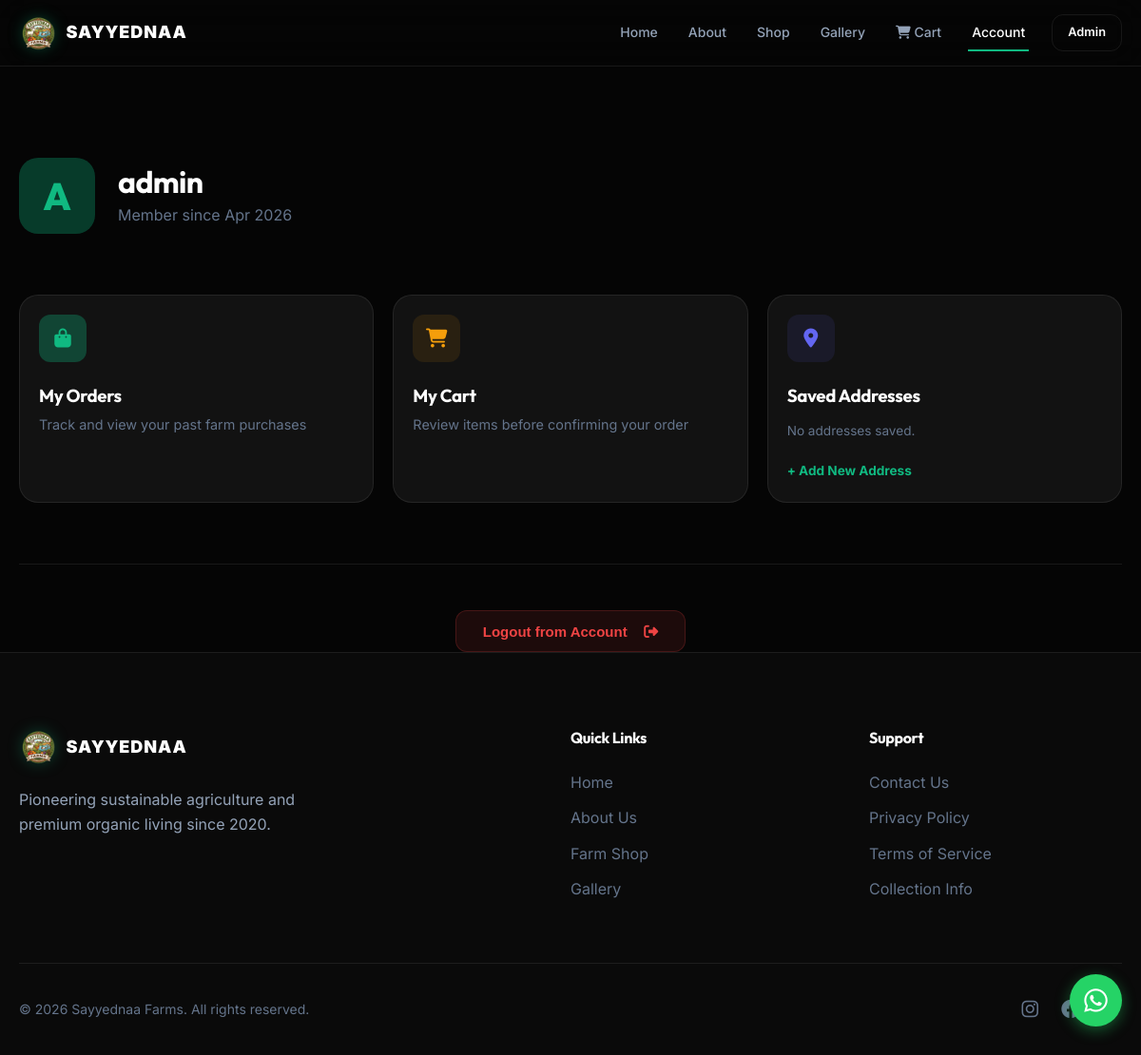
/profile/ (signed in), run on an earlier commit of the app's database.
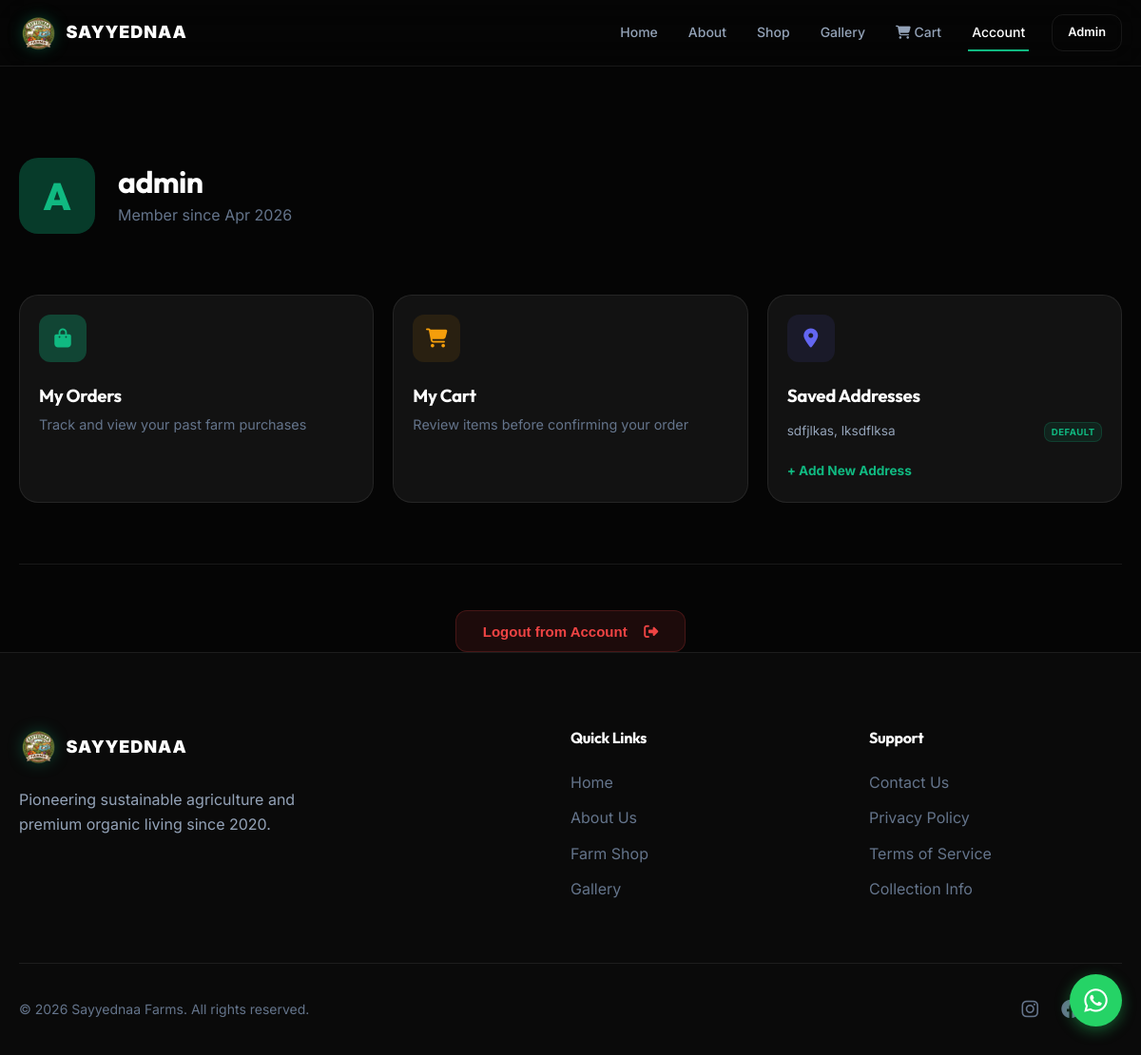
And on a later commit of the database.
### core/models.py (models this page shows, shortened)
class Address(models.Model):
    user = models.ForeignKey(User, on_delete=models.CASCADE, related_name='addresses')
    address_line1 = models.CharField(max_length=255)
    address_line2 = models.CharField(max_length=255, blank=True)
    city = models.CharField(max_length=100)
    state = models.CharField(max_length=100)
    postal_code = models.CharField(max_length=20)
    country = models.CharField(max_length=100, default='India')
    is_default = models.BooleanField(default=False)

### core/views.py (the view)
# urls.py: path('profile/', ProfileView.as_view(), name='profile'),
class ProfileView(LoginRequiredMixin, TemplateView):
    template_name = 'core/profile.html'
    login_url = 'core:login'

### shop/context_processors.py (called while the page is built)
def cart_count(request):
    count = 0
    if 'cart' in request.session:
        cart = request.session.get('cart', {})
        for qty in cart.values():
            count += qty
    return {'cart_count': count}

### templates/core/profile.html (shortened to what this page needs)
{% extends 'base.html' %}
{% block content %}
<section class="container animate-up" style="padding-top: 6rem;">
    <div style="display: flex; flex-direction: column; gap: 2rem; margin-bottom: 4rem;">
        <div style="display: flex; align-items: center; gap: 1.5rem;">
            <div style="width: 80px; height: 80px; border-radius: 20px; background: var(--primary-glow); display: flex; align-items: center; justify-content: center; font-size: 2.5rem; color: var(--primary); font-family: 'Outfit'; font-weight: 800;">
                {{ user.username|slice:":1"|upper }}
            </div>
            <div>
                <h1 style="font-size: 2rem; margin-bottom: 0.25rem;">{{ user.username }}</h1>
                <p style="color: var(--text-muted);">Member since {{ user.date_joined|date:"M Y" }}</p>
            </div>
        </div>
    </div>
    <div class="grid grid-3">
        <a href="{% url 'core:user_orders' %}" class="card glass">
            <div style="width: 50px; height: 50px; background: var(--primary-glow); border-radius: 12px; display: flex; align-items: center; justify-content: center; color: var(--primary); margin-bottom: 1.5rem; font-size: 1.25rem;">
                <i class="fas fa-shopping-bag"></i>
            </div>
            <h3 style="margin-bottom: 0.5rem;">My Orders</h3>
            <p style="color: var(--text-muted); font-size: 0.9rem;">Track and view your past farm purchases</p>
        </a>
        <a href="{% url 'shop:cart' %}" class="card glass">
            <div style="width: 50px; height: 50px; background: rgba(245, 158, 11, 0.1); border-radius: 12px; display: flex; align-items: center; justify-content: center; color: var(--secondary); margin-bottom: 1.5rem; font-size: 1.25rem;">
                <i class="fas fa-shopping-cart"></i>
            </div>
            <h3 style="margin-bottom: 0.5rem;">My Cart</h3>
            <p style="color: var(--text-muted); font-size: 0.9rem;">Review items before confirming your order</p>
        </a>
        <div class="card glass">
            <div style="width: 50px; height: 50px; background: rgba(99, 102, 241, 0.1); border-radius: 12px; display: flex; align-items: center; justify-content: center; color: var(--accent); margin-bottom: 1.5rem; font-size: 1.25rem;">
                <i class="fas fa-map-marker-alt"></i>
            </div>
            <h3 style="margin-bottom: 1rem;">Saved Addresses</h3>
            <ul style="list-style: none; display: flex; flex-direction: column; gap: 0.75rem;">
                {% for addr in user.addresses.all %}
                <li style="font-size: 0.85rem; color: var(--text-secondary); display: flex; justify-content: space-between; align-items: center;">
                    {{ addr.address_line1 }}, {{ addr.city }}
                    {% if addr.is_default %}<span class="badge badge-success" style="padding: 0.1rem 0.4rem; font-size: 0.6rem;">Default</span>{% endif %}
                </li>
                {% empty %}
                <li style="color: var(--text-muted); font-size: 0.85rem;">No addresses saved.</li>
                {% endfor %}
            </ul>
            <a href="{% url 'core:address_add' %}" style="display: inline-block; margin-top: 1.25rem; color: var(--primary); font-size: 0.85rem; font-weight: 700;">+ Add New Address</a>
        </div>
    </div>
    <div style="margin-top: 4rem; padding-top: 3rem; border-top: 1px solid var(--border-glass); text-align: center;">
        <form action="{% url 'core:logout' %}" method="post">
            <button type="submit" class="btn" style="background: rgba(239, 68, 68, 0.1); color: #EF4444; border: 1px solid rgba(239, 68, 68, 0.2);">
                Logout from Account <i class="fas fa-sign-out-alt" style="margin-left: 0.5rem;"></i>
            </button>
        </form>
    </div>
</section>
{% endblock %}

What changed in the data, as far as the page shows it:
added Address: address_line1 "sdfjlkas", city "lksdflksa", is_default "DEFAULT"
Also different on the page:
text no longer shown: "No addresses saved."
